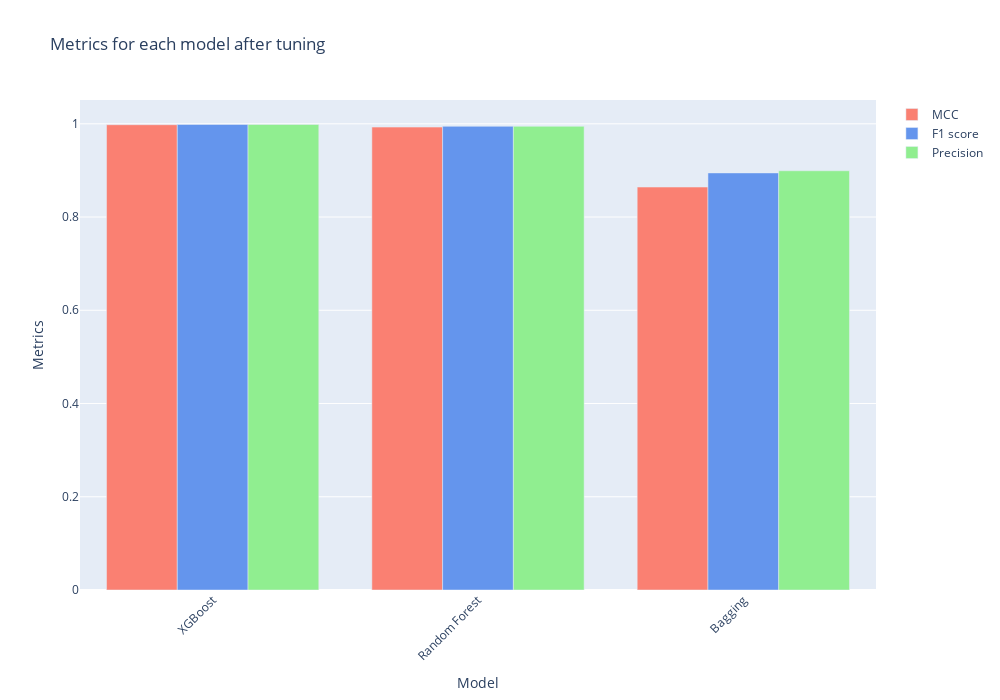

The code cell stored with this chart in its notebook:
### Code cell
fig = go.Figure()
sorted_tuned_coeffs = tuned_coeff_df.sort_values(by=['MCC', 'F1 score', 'Precision'], ascending=False)
for i, metric in enumerate(list(sorted_tuned_coeffs.columns)):
    fig.add_trace(go.Bar(x=sorted_tuned_coeffs.index,
                         y=sorted_tuned_coeffs[metric],
                         name=metric,
                         marker_color=colors[i]
                        ))

# Customize the layout (optional)
fig.update_layout(  # Create grouped bars
    title='Metrics for each model after tuning',
    xaxis_title='Model',
    yaxis_title='Metrics',
    xaxis_tickangle=-45,  # Rotate x-axis labels
    width=1000,  # Set the width
    height=700  # Set the height
)

# Show the Plotly figure
fig.show()

### Figure 1 — Plotly figure (JSON) as saved in the notebook; plotly's stock layout.template omitted (floating-point values rounded to 4 significant figures)
{"data": [{"marker": {"color": "salmon"}, "name": "MCC", "type": "bar", "x": ["XGBoost", "Random Forest", "Bagging"], "y": [0.998, 0.9929, 0.8643]}, {"marker": {"color": "cornflowerblue"}, "name": "F1 score", "type": "bar", "x": ["XGBoost", "Random Forest", "Bagging"], "y": [0.9985, 0.9945, 0.8946]}, {"marker": {"color": "lightgreen"}, "name": "Precision", "type": "bar", "x": ["XGBoost", "Random Forest", "Bagging"], "y": [0.9985, 0.9946, 0.8992]}], "layout": {"height": 700, "title": {"text": "Metrics for each model after tuning"}, "width": 1000, "xaxis": {"tickangle": -45, "title": {"text": "Model"}}, "yaxis": {"title": {"text": "Metrics"}}}}
